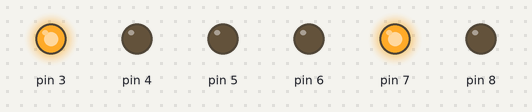
A sketch run on a simulated Arduino Uno, built with avr-gcc and run on an emulated ATmega328P. Parts: output pins drawn as LEDs (lit = HIGH).

Above: at 2.5 s.
At 6.2 s:
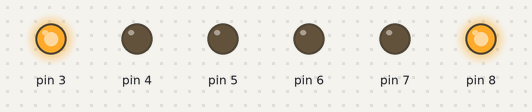
At 7.7 s:
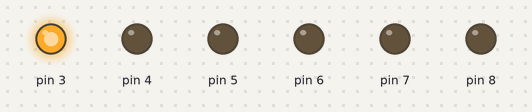
At 10.5 s:
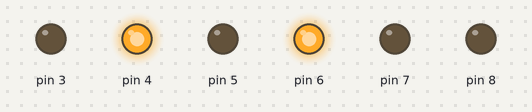
At 13.2 s:
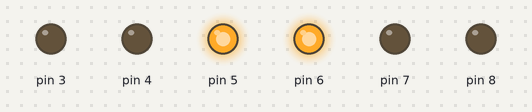
At 15.7 s:
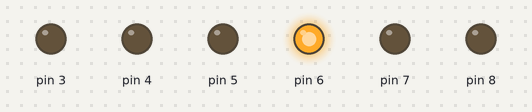
Timing chart, 0 to 18.4 s (numbered marks = the images above):
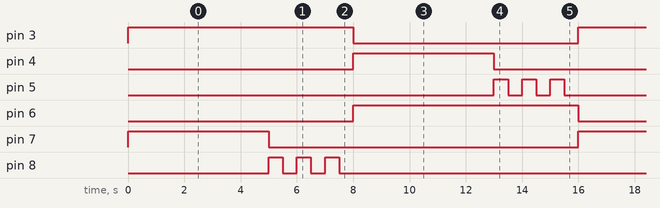

Measured:
- by itself, pin 3, pin 6: alternates HIGH for 8.0 s and LOW for 8.0 s
- by itself, pin 4, pin 7: alternates HIGH for 5.0 s and LOW for 11.0 s
- by itself, pin 5: LOW → HIGH at 13.0 s, → LOW 0.50 s later, → HIGH 0.50 s later, → LOW 0.50 s later, … (12 changes in this stretch)
- by itself, pin 8: repeats every 16.0 s: 2 × (LOW 0.50 s, HIGH 0.50 s), LOW 13.5 s, HIGH 0.50 s

The sketch:

trafficlights.ino
```cpp
/*int REDLED1 = 3;
int GREENLED1 = 4;
int YELLOWLED1 = 5;
int REDLED2 = 6;
int GREENLED2 = 7;
int YELLOWLED2 = 8;//定义3-8号端口为红绿黄灯*/
void setup() {
  // put your setup code here, to run once:
pinMode(3,OUTPUT);
pinMode(4,OUTPUT);
pinMode(5,OUTPUT);
pinMode(6,OUTPUT);
pinMode(7,OUTPUT);
pinMode(8,OUTPUT);//定义3-8号端口为输出
}

void loop() {
  // put your main code here, to run repeatedly:
digitalWrite(3,HIGH);
digitalWrite(4,LOW);
digitalWrite(5,LOW);
digitalWrite(6,LOW);
digitalWrite(7,HIGH);
digitalWrite(8,LOW);//红灯1亮5秒,绿灯2亮5秒
delay(5000);
digitalWrite(3,HIGH);
digitalWrite(4,LOW);
digitalWrite(5,LOW);
digitalWrite(6,LOW);
digitalWrite(7,LOW);
digitalWrite(8,HIGH);
delay(500);
digitalWrite(8,LOW);
delay(500);
digitalWrite(8,HIGH);
delay(500);
digitalWrite(8,LOW);
delay(500);
digitalWrite(8,HIGH);
delay(500);
digitalWrite(8,LOW);
delay(500);//红灯1保持亮，绿灯2熄灭，黄灯2闪烁三下
digitalWrite(3,LOW);
digitalWrite(4,HIGH);
digitalWrite(5,LOW);
digitalWrite(6,HIGH);
digitalWrite(7,LOW);
digitalWrite(8,LOW);
delay(5000);//绿灯1亮起，红灯2亮起，持续5秒
digitalWrite(3,LOW);
digitalWrite(4,LOW);
digitalWrite(5,HIGH);
digitalWrite(6,HIGH);
digitalWrite(7,LOW);
digitalWrite(8,LOW);
delay(500);
digitalWrite(5,LOW);
delay(500);
digitalWrite(5,HIGH);
delay(500);
digitalWrite(5,LOW);
delay(500);digitalWrite(5,HIGH);
delay(500);
digitalWrite(5,LOW);
delay(500);//绿灯1熄灭，红灯2保持亮，黄灯1闪烁三次


}
```
